Frame 1 (no input): blank canvas, image omitted
Frame 60 (no input): blank canvas, image omitted
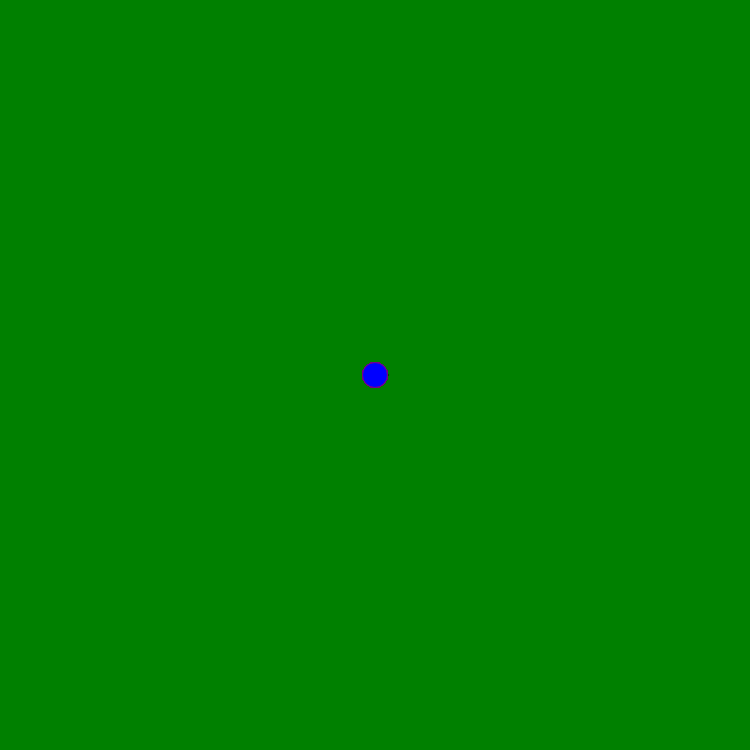
Frame 120 (the mouse pressed at the canvas centre since frame 60)

The p5.js sketch whose frames 1 and 60 were blank and that drew this single picture after the mouse press (run headless with seeded random() and noise() and a simulated clock; from frame 60 on, the mouse is pressed at the canvas centre):

// p5.js sketch
// ── sketch.js
function setup() {
    createCanvas(750, 750);
       background("green")
    
  }
  
  function draw() {
    
    stroke("purple");
    fill("blue");
    
    if(mouseIsPressed){
      circle(mouseX, mouseY, 25, 25,);
    }
  }
